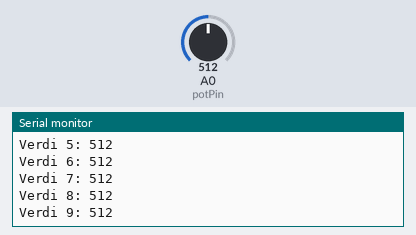
The sketch below on a simulated Arduino Uno, built with avr-gcc and run on an emulated ATmega328P. Shown: the last lines printed to the serial monitor. The test bench sets the inputs (shaded band); at power-on: A0 (potPin) = 512.

Above: at 4.2 s.
4.3 s: A0 (potPin) set to 986
At 6.3 s:
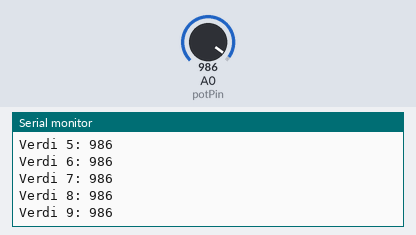
7.3 s: A0 (potPin) set to 1016
At 9.65 s:
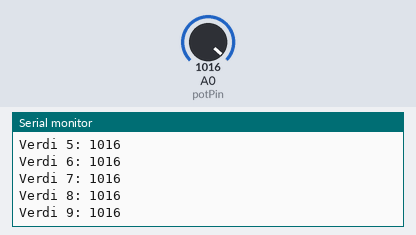
Timing chart, 0 to 9.8 s (numbered marks = the images above; inputs shaded):
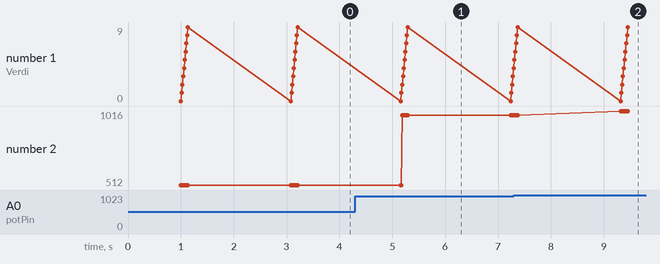

Measured:
- after the input at 4.3 s, the serial monitor: prints a new line after 0.89 s (image 1)
- after the input at 7.3 s, the serial monitor: prints a new line after 2.0 s (image 2)
- plotted number 2: 512 → 986 after the input at 4.3 s, 986 → 1016 after the input at 7.3 s

The sketch:

opg2-array.ino
```cpp
void fyllArray(int arr[], int len, int potPin) {
    for (int i = 0; i < len; i++) {
        arr[i] = analogRead(potPin);
        delay(100);
    }
}

void testFyllArray(int arr[], int len) {
    for (int i = 0; i < len; i++) {
        Serial.print("Verdi ");
        Serial.print(i);
        Serial.print(": ");
        Serial.println(arr[i]);
    }
}

const int len = 10;
int arr[len];
int potPin = A0;

void setup() {
    Serial.begin(9600);
}

void loop() {
    fyllArray(arr, len, potPin);
    testFyllArray(arr, len);
    delay(1000);
}
```
